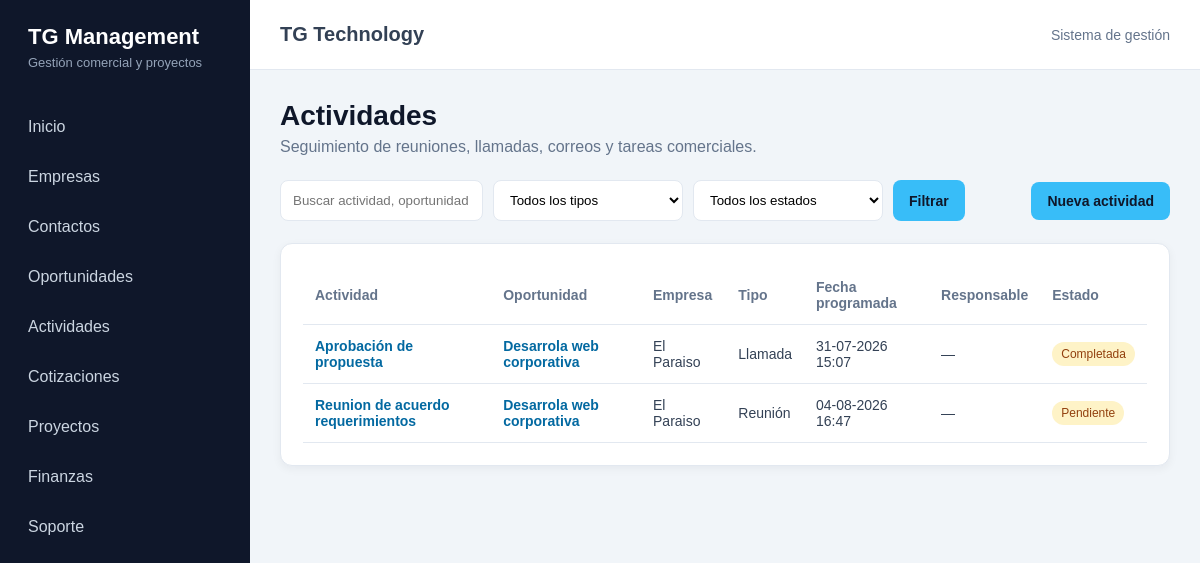
/crm/actividades/, run on an earlier commit of the app's database.
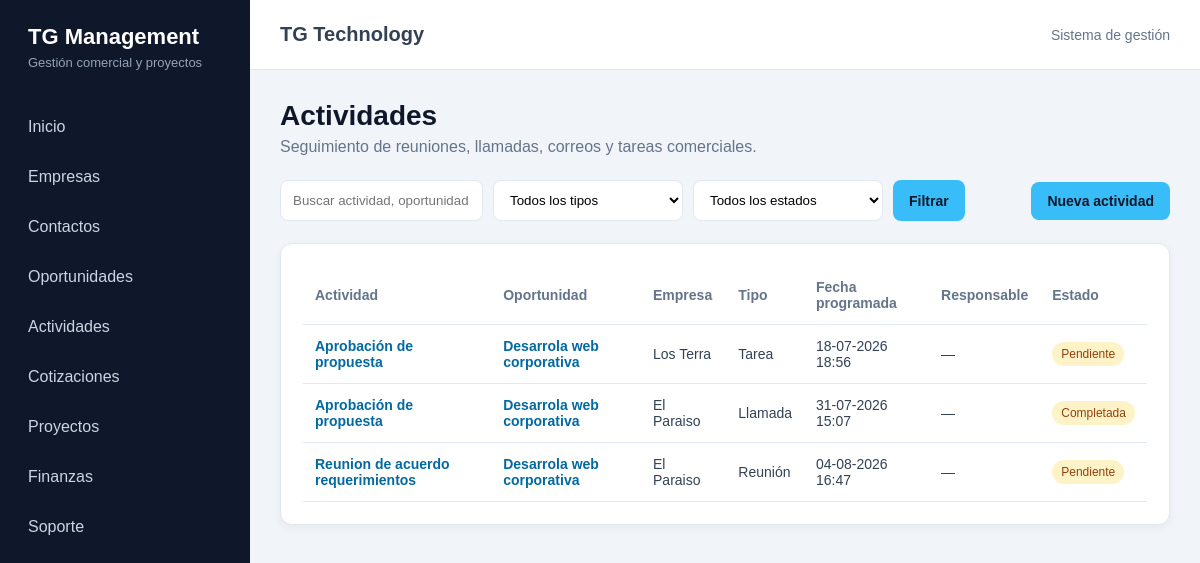
And on a later commit of the database.
### crm/models.py (models this page shows, shortened)
class Actividad(models.Model):
    class TipoActividad(models.TextChoices):
        LLAMADA = "LLAMADA", "Llamada"
        CORREO = "CORREO", "Correo electrónico"
        REUNION = "REUNION", "Reunión"
        TAREA = "TAREA", "Tarea"
        WHATSAPP = "WHATSAPP", "WhatsApp"
        OTRO = "OTRO", "Otro"
    class EstadoActividad(models.TextChoices):
        PENDIENTE = "PENDIENTE", "Pendiente"
        COMPLETADA = "COMPLETADA", "Completada"
        CANCELADA = "CANCELADA", "Cancelada"
    oportunidad = models.ForeignKey(
        Oportunidad,
        verbose_name="Oportunidad",
        on_delete=models.CASCADE,
        related_name="actividades",
    )
    tipo = models.CharField(
        "Tipo de actividad",
        max_length=20,
        choices=TipoActividad.choices,
        default=TipoActividad.TAREA,
    )
    asunto = models.CharField(
        "Asunto",
        max_length=200,
    )
    descripcion = models.TextField(
        "Descripción",
        blank=True,
    )
    fecha_programada = models.DateTimeField(
        "Fecha programada",
    )
    estado = models.CharField(
        "Estado",
        max_length=20,
        choices=EstadoActividad.choices,
        default=EstadoActividad.PENDIENTE,
    )
    responsable = models.ForeignKey(
        settings.AUTH_USER_MODEL,
        verbose_name="Responsable",
        on_delete=models.SET_NULL,
        null=True,
        blank=True,
        related_name="actividades_asignadas",
    )
    resultado = models.TextField(
        "Resultado",
        blank=True,
    )
    fecha_creacion = models.DateTimeField(
        "Fecha de creación",
        auto_now_add=True,
    )
    fecha_actualizacion = models.DateTimeField(
        "Última actualización",
        auto_now=True,
    )
    class Meta:
        verbose_name = "Actividad"
        verbose_name_plural = "Actividades"
        ordering = ["fecha_programada","-fecha_creacion",]

class Oportunidad(models.Model):
    class Etapa(models.TextChoices):
        NUEVA = "NUEVA", "Nueva"
        CONTACTADA = "CONTACTADA", "Contactada"
        REQUERIMIENTOS = "REQUERIMIENTOS", "Levantamiento de requerimientos"
        PROPUESTA = "PROPUESTA", "Propuesta enviada"
        NEGOCIACION = "NEGOCIACION", "Negociación"
        GANADA = "GANADA", "Ganada"
        PERDIDA = "PERDIDA", "Perdida"
        PAUSADA = "PAUSADA", "Pausada"
    class Prioridad(models.TextChoices):
        BAJA = "BAJA", "Baja"
        MEDIA = "MEDIA", "Media"
        ALTA = "ALTA", "Alta"
        URGENTE = "URGENTE", "Urgente"
    titulo = models.CharField(
        "Nombre de la oportunidad",
        max_length=200,
    )
    empresa = models.ForeignKey(
        Empresa,
        verbose_name="Empresa",
        on_delete=models.PROTECT,
        related_name="oportunidades",
    )
    contacto = models.ForeignKey(
        Contacto,
        verbose_name="Contacto",
        on_delete=models.SET_NULL,
        null=True,
        blank=True,
        related_name="oportunidades",
    )
    descripcion = models.TextField(
        "Descripción",
        blank=True,
    )
    servicio_interes = models.CharField(
        "Servicio de interés",
        max_length=150,
        blank=True,
    )
    etapa = models.CharField(
        "Etapa",
        max_length=30,
        choices=Etapa.choices,
        default=Etapa.NUEVA,
    )
    prioridad = models.CharField(
        "Prioridad",
        max_length=20,
        choices=Prioridad.choices,
        default=Prioridad.MEDIA,
    )
    valor_estimado = models.DecimalField(
        "Valor estimado",
        max_digits=14,
        decimal_places=2,
        default=0,
    )
    probabilidad = models.PositiveSmallIntegerField(
        "Probabilidad de cierre (%)",
        default=10,
    )
    fecha_estimada_cierre = models.DateField(
        "Fecha estimada de cierre",
        null=True,
        blank=True,
    )
    motivo_perdida = models.TextField(
        "Motivo de pérdida",
        blank=True,
    )
    responsable = models.ForeignKey(
        settings.AUTH_USER_MODEL,
        verbose_name="Responsable",
        on_delete=models.SET_NULL,
        null=True,
        blank=True,
        related_name="oportunidades_asignadas",
    )
    fecha_creacion = models.DateTimeField(
        "Fecha de creación",
        auto_now_add=True,
    )
    fecha_actualizacion = models.DateTimeField(
        "Última actualización",
        auto_now=True,
    )
    class Meta:
        verbose_name = "Oportunidad"
        verbose_name_plural = "Oportunidades"
        ordering = ["-fecha_creacion"]

class Empresa(models.Model):
    class TipoEmpresa(models.TextChoices):
        PROSPECTO = "PROSPECTO", "Prospecto"
        CLIENTE = "CLIENTE", "Cliente"
        PROVEEDOR = "PROVEEDOR", "Proveedor"
        PARTNER = "PARTNER", "Partner"
    class EstadoEmpresa(models.TextChoices):
        ACTIVA = "ACTIVA", "Activa"
        INACTIVA = "INACTIVA", "Inactiva"
    razon_social = models.CharField(
        "Razón social",
        max_length=200,
    )
    nombre_fantasia = models.CharField(
        "Nombre de fantasía",
        max_length=200,
        blank=True,
    )
    rut = models.CharField(
        "RUT",
        max_length=20,
        blank=True,
        unique=True,
        null=True,
    )
    tipo = models.CharField(
        "Tipo de empresa",
        max_length=20,
        choices=TipoEmpresa.choices,
        default=TipoEmpresa.PROSPECTO,
    )
    rubro = models.CharField(
        "Rubro",
        max_length=150,
        blank=True,
    )
    sitio_web = models.URLField(
        "Sitio web",
        blank=True,
    )
    telefono = models.CharField(
        "Teléfono",
        max_length=30,
        blank=True,
    )
    email = models.EmailField(
        "Correo electrónico",
        blank=True,
    )
    direccion = models.CharField(
        "Dirección",
        max_length=250,
        blank=True,
    )
    comuna = models.CharField(
        "Comuna",
        max_length=100,
        blank=True,
    )
    region = models.CharField(
        "Región",
        max_length=100,
        blank=True,
    )
    estado = models.CharField(
        "Estado",
        max_length=20,
        choices=EstadoEmpresa.choices,
        default=EstadoEmpresa.ACTIVA,
    )
    observaciones = models.TextField(
        "Observaciones",
        blank=True,
    )
    creado_por = models.ForeignKey(
        settings.AUTH_USER_MODEL,
        verbose_name="Creado por",
        on_delete=models.SET_NULL,
        null=True,
        blank=True,
        related_name="empresas_creadas",
    )
    fecha_creacion = models.DateTimeField(
        "Fecha de creación",
        auto_now_add=True,
    )
    fecha_actualizacion = models.DateTimeField(
        "Última actualización",
        auto_now=True,
    )
    class Meta:
        verbose_name = "Empresa"
        verbose_name_plural = "Empresas"
        ordering = ["razon_social"]
    def __str__(self):
        return self.nombre_fantasia or self.razon_social

### crm/views.py (the view, shortened to what this page needs)
def actividad_lista(request):
    busqueda = request.GET.get("q", "").strip()
    estado = request.GET.get("estado", "").strip()
    tipo = request.GET.get("tipo", "").strip()
    actividades = Actividad.objects.select_related(
        "oportunidad",
        "oportunidad__empresa",
        "responsable",
    ).all()
    if estado:
        actividades = actividades.filter(
            estado=estado,
        )
    if tipo:
        actividades = actividades.filter(
            tipo=tipo,
        )
    actividades = actividades.order_by(
        "fecha_programada"
    )
    contexto = {
        "actividades": actividades,
        "busqueda": busqueda,
        "estado_seleccionado": estado,
        "tipo_seleccionado": tipo,
        "estados": Actividad.EstadoActividad.choices,
        "tipos": Actividad.TipoActividad.choices,
        "ahora": timezone.now(),
    }
    return render(
        request,
        "crm/actividad_lista.html",
        contexto,
    )

### crm/templates/crm/actividad_lista.html (shortened to what the changed rows need)
{% extends "core/base.html" %}
{% block content %}
    <div class="encabezado-pagina">
        <h1>Actividades</h1>
    </div>
    <div class="panel">
        {% if actividades %}
            <div class="tabla-contenedor">
                <table>
                    <thead>
                        <tr>
                            <th>Actividad</th>
                            <th>Oportunidad</th>
                            <th>Empresa</th>
                            <th>Tipo</th>
                            <th>Fecha programada</th>
                            <th>Responsable</th>
                            <th>Estado</th>
                        </tr>
                    </thead>
                    <tbody>
                        {% for actividad in actividades %}
                            <tr>
                                <td>
                                    <a
                                        href="{% url 'crm:actividad_detalle' actividad.pk %}"
                                        class="enlace-tabla"
                                    >
                                        {{ actividad.asunto }}
                                    </a>
                                </td>
                                <td>
                                    <a
                                        href="{% url 'crm:oportunidad_detalle' actividad.oportunidad.pk %}"
                                        class="enlace-tabla"
                                    >
                                        {{ actividad.oportunidad.titulo }}
                                    </a>
                                </td>
                                <td>
                                    {{ actividad.oportunidad.empresa }}
                                </td>
                                <td>
                                    {{ actividad.get_tipo_display }}
                                </td>
                                <td>
                                    {{ actividad.fecha_programada|date:"d-m-Y H:i" }}
                                </td>
                                <td>
                                    {{ actividad.responsable|default:"—" }}
                                </td>
                                <td>
                                    {% if actividad.estado == "Completada" %}
                                        <span class="estado estado-completado">
                                            {{ actividad.get_estado_display }}
                                        </span>
                                    {% elif actividad.estado == "Cancelada" %}
                                        <span class="estado estado-inactivo">
                                            {{ actividad.get_estado_display }}
                                        </span>
                                    {% else %}
                                        <span class="estado estado-pendiente">
                                            {{ actividad.get_estado_display }}
                                        </span>
                                    {% endif %}
                                </td>
                            </tr>
                        {% endfor %}
                    </tbody>
                </table>
            </div>
        {% else %}
            <div class="sin-registros">
                No se encontraron actividades.
            </div>
        {% endif %}
    </div>
{% endblock %}

What changed in the data, as far as the page shows it:
added Actividad: asunto "Aprobación de propuesta", oportunidad.titulo "Desarrola web corporativa", oportunidad.empresa "Los Terra", tipo "Tarea", fecha_programada "18-07-2026 18:56", responsable "—", estado "Pendiente"
